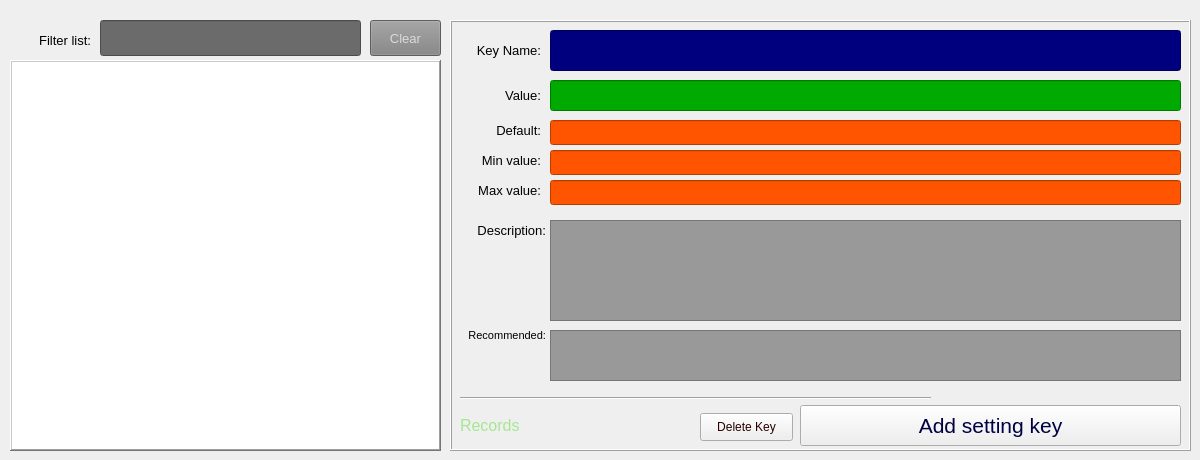
   <widget class="QWidget" name="stt">
    <attribute name="title">
     <string>Settings</string>
    </attribute>
    <widget class="QListWidget" name="lst_stt_keys">
     <property name="geometry">
      <rect>
       <x>10</x>
       <y>60</y>
       <width>431</width>
       <height>391</height>
      </rect>
     </property>
     <property name="font">
      <font>
       <pointsize>12</pointsize>
      </font>
     </property>
     <property name="toolTip">
      <string/>
     </property>
     <property name="styleSheet">
      <string notr="true">color: rgb(0, 0, 127);</string>
     </property>
     <property name="frameShape">
      <enum>QFrame::WinPanel</enum>
     </property>
     <property name="frameShadow">
      <enum>QFrame::Raised</enum>
     </property>
     <property name="editTriggers">
      <set>QAbstractItemView::NoEditTriggers</set>
     </property>
     <property name="wordWrap">
      <bool>true</bool>
     </property>
    </widget>
    <widget class="QFrame" name="frm_item">
     <property name="geometry">
      <rect>
       <x>450</x>
       <y>20</y>
       <width>741</width>
       <height>431</height>
      </rect>
     </property>
     <property name="frameShape">
      <enum>QFrame::Box</enum>
     </property>
     <property name="frameShadow">
      <enum>QFrame::Raised</enum>
     </property>
     <widget class="QLabel" name="label_2">
      <property name="geometry">
       <rect>
        <x>10</x>
        <y>160</y>
        <width>81</width>
        <height>21</height>
       </rect>
      </property>
      <property name="font">
       <font>
        <pointsize>10</pointsize>
       </font>
      </property>
      <property name="text">
       <string>Max value:</string>
      </property>
      <property name="alignment">
       <set>Qt::AlignRight|Qt::AlignTrailing|Qt::AlignVCenter</set>
      </property>
     </widget>
     <widget class="QLabel" name="label_3">
      <property name="geometry">
       <rect>
        <x>10</x>
        <y>130</y>
        <width>81</width>
        <height>21</height>
       </rect>
      </property>
      <property name="font">
       <font>
        <pointsize>10</pointsize>
       </font>
      </property>
      <property name="text">
       <string>Min value:</string>
      </property>
      <property name="alignment">
       <set>Qt::AlignRight|Qt::AlignTrailing|Qt::AlignVCenter</set>
      </property>
     </widget>
     <widget class="QLineEdit" name="txt_val">
      <property name="geometry">
       <rect>
        <x>100</x>
        <y>60</y>
        <width>631</width>
        <height>31</height>
       </rect>
      </property>
      <property name="font">
       <font>
        <pointsize>12</pointsize>
       </font>
      </property>
      <property name="toolTip">
       <string>Type @ if you want to explicitly set the value to a string.
Example:
    @some string
    @3.12</string>
      </property>
      <property name="styleSheet">
       <string notr="true">background-color: rgb(0, 170, 0);
color: rgb(0, 0, 127);
</string>
      </property>
      <property name="text">
       <string/>
      </property>
     </widget>
     <widget class="QLineEdit" name="txt_min">
      <property name="geometry">
       <rect>
        <x>100</x>
        <y>130</y>
        <width>631</width>
        <height>25</height>
       </rect>
      </property>
      <property name="font">
       <font>
        <pointsize>10</pointsize>
       </font>
      </property>
      <property name="toolTip">
       <string/>
      </property>
      <property name="styleSheet">
       <string notr="true">color: rgb(0, 0, 0);
background-color: rgb(255, 85, 0);</string>
      </property>
      <property name="text">
       <string/>
      </property>
     </widget>
     <widget class="QLineEdit" name="txt_def">
      <property name="geometry">
       <rect>
        <x>100</x>
        <y>100</y>
        <width>631</width>
        <height>25</height>
       </rect>
      </property>
      <property name="font">
       <font>
        <pointsize>10</pointsize>
       </font>
      </property>
      <property name="toolTip">
       <string>Type @ if you want to explicitly set the value to a string.
Example:
    @some string
    @3.12</string>
      </property>
      <property name="styleSheet">
       <string notr="true">color: rgb(0, 0, 0);
background-color: rgb(255, 85, 0);</string>
      </property>
      <property name="text">
       <string/>
      </property>
     </widget>
     <widget class="Line" name="line_2">
      <property name="geometry">
       <rect>
        <x>10</x>
        <y>370</y>
        <width>471</width>
        <height>16</height>
       </rect>
      </property>
      <property name="orientation">
       <enum>Qt::Horizontal</enum>
      </property>
     </widget>
     <widget class="QPushButton" name="btn_stt_apply">
      <property name="geometry">
       <rect>
        <x>350</x>
        <y>385</y>
        <width>381</width>
        <height>41</height>
       </rect>
      </property>
      <property name="font">
       <font>
        <pointsize>16</pointsize>
        <weight>50</weight>
        <bold>false</bold>
       </font>
      </property>
      <property name="styleSheet">
       <string notr="true">QPushButton {background-color: light grey; color: rgb(0, 0, 67);}
QPushButton:disabled { color: rgb(130, 130, 130);}
QPushButton:hover {background-color: qlineargradient(spread:pad, x1:0, y1:0.00568182, x2:0.98, y2:0.982955, stop:0 rgb(38, 19, 255), stop:1 rgb(150, 207, 207));}

</string>
      </property>
      <property name="text">
       <string>Add setting key</string>
      </property>
      <property name="autoDefault">
       <bool>false</bool>
      </property>
     </widget>
     <widget class="QLineEdit" name="txt_max">
      <property name="geometry">
       <rect>
        <x>100</x>
        <y>160</y>
        <width>631</width>
        <height>25</height>
       </rect>
      </property>
      <property name="font">
       <font>
        <pointsize>10</pointsize>
       </font>
      </property>
      <property name="toolTip">
       <string/>
      </property>
      <property name="styleSheet">
       <string notr="true">color: rgb(0, 0, 0);
background-color: rgb(255, 85, 0);</string>
      </property>
      <property name="text">
       <string/>
      </property>
     </widget>
     <widget class="QLabel" name="label_6">
      <property name="geometry">
       <rect>
        <x>10</x>
        <y>100</y>
        <width>81</width>
        <height>21</height>
       </rect>
      </property>
      <property name="font">
       <font>
        <pointsize>10</pointsize>
       </font>
      </property>
      <property name="text">
       <string>Default:</string>
      </property>
      <property name="alignment">
       <set>Qt::AlignRight|Qt::AlignTrailing|Qt::AlignVCenter</set>
      </property>
     </widget>
     <widget class="QTextEdit" name="txt_des">
      <property name="geometry">
       <rect>
        <x>100</x>
        <y>200</y>
        <width>631</width>
        <height>101</height>
       </rect>
      </property>
      <property name="font">
       <font>
        <pointsize>9</pointsize>
       </font>
      </property>
      <property name="styleSheet">
       <string notr="true">background-color: rgb(153, 153, 153);
color: rgb(0, 0, 0);
</string>
      </property>
      <property name="tabChangesFocus">
       <bool>true</bool>
      </property>
      <property name="cursorWidth">
       <number>1</number>
      </property>
     </widget>
     <widget class="QLabel" name="label_7">
      <property name="geometry">
       <rect>
        <x>5</x>
        <y>195</y>
        <width>91</width>
        <height>31</height>
       </rect>
      </property>
      <property name="font">
       <font>
        <pointsize>10</pointsize>
       </font>
      </property>
      <property name="text">
       <string>Description:</string>
      </property>
      <property name="alignment">
       <set>Qt::AlignRight|Qt::AlignTrailing|Qt::AlignVCenter</set>
      </property>
     </widget>
     <widget class="QTextEdit" name="txt_rec">
      <property name="geometry">
       <rect>
        <x>100</x>
        <y>310</y>
        <width>631</width>
        <height>51</height>
       </rect>
      </property>
      <property name="font">
       <font>
        <pointsize>9</pointsize>
       </font>
      </property>
      <property name="styleSheet">
       <string notr="true">background-color: rgb(153, 153, 153);
color: rgb(0, 0, 0);</string>
      </property>
      <property name="tabChangesFocus">
       <bool>true</bool>
      </property>
     </widget>
     <widget class="QLabel" name="label_8">
      <property name="geometry">
       <rect>
        <x>10</x>
        <y>65</y>
        <width>81</width>
        <height>21</height>
       </rect>
      </property>
      <property name="font">
       <font>
        <pointsize>10</pointsize>
       </font>
      </property>
      <property name="text">
       <string>Value:</string>
      </property>
      <property name="alignment">
       <set>Qt::AlignRight|Qt::AlignTrailing|Qt::AlignVCenter</set>
      </property>
     </widget>
     <widget class="QLabel" name="label_9">
      <property name="geometry">
       <rect>
        <x>10</x>
        <y>20</y>
        <width>81</width>
        <height>21</height>
       </rect>
      </property>
      <property name="font">
       <font>
        <pointsize>10</pointsize>
       </font>
      </property>
      <property name="text">
       <string>Key Name:</string>
      </property>
      <property name="alignment">
       <set>Qt::AlignRight|Qt::AlignTrailing|Qt::AlignVCenter</set>
      </property>
     </widget>
     <widget class="QLineEdit" name="txt_stt_key">
      <property name="geometry">
       <rect>
        <x>100</x>
        <y>10</y>
        <width>631</width>
        <height>41</height>
       </rect>
      </property>
      <property name="font">
       <font>
        <pointsize>14</pointsize>
        <weight>75</weight>
        <bold>true</bold>
       </font>
      </property>
      <property name="styleSheet">
       <string notr="true">color: rgb(253, 253, 0);
background-color: rgb(0, 0, 127);
</string>
      </property>
      <property name="text">
       <string/>
      </property>
      <property name="alignment">
       <set>Qt::AlignCenter</set>
      </property>
      <property name="cursorMoveStyle">
       <enum>Qt::LogicalMoveStyle</enum>
      </property>
     </widget>
     <widget class="QLabel" name="label_10">
      <property name="geometry">
       <rect>
        <x>5</x>
        <y>300</y>
        <width>91</width>
        <height>31</height>
       </rect>
      </property>
      <property name="font">
       <font>
        <pointsize>8</pointsize>
       </font>
      </property>
      <property name="text">
       <string>Recommended:</string>
      </property>
      <property name="alignment">
       <set>Qt::AlignRight|Qt::AlignTrailing|Qt::AlignVCenter</set>
      </property>
     </widget>
     <widget class="QPushButton" name="btn_stt_delete">
      <property name="geometry">
       <rect>
        <x>250</x>
        <y>393</y>
        <width>93</width>
        <height>28</height>
       </rect>
      </property>
      <property name="styleSheet">
       <string notr="true">QPushButton {background-color: light grey; color:rgb(40, 0, 0);}
QPushButton:disabled { color: rgb(130, 130, 130);}
QPushButton:hover {background-color: qlineargradient(spread:pad, x1:0, y1:0.00568182, x2:0.98, y2:0.982955, stop:0  rgb(175, 141, 141), stop:1 rgb(255, 89, 100));}</string>
      </property>
      <property name="text">
       <string>Delete Key</string>
      </property>
      <property name="autoDefault">
       <bool>false</bool>
      </property>
     </widget>
     <widget class="QLabel" name="lbl_stt_count">
      <property name="geometry">
       <rect>
        <x>10</x>
        <y>390</y>
        <width>171</width>
        <height>31</height>
       </rect>
      </property>
      <property name="font">
       <font>
        <pointsize>12</pointsize>
       </font>
      </property>
      <property name="styleSheet">
       <string notr="true">color: rgb(165, 231, 145);</string>
      </property>
      <property name="text">
       <string>Records</string>
      </property>
     </widget>
    </widget>
    <widget class="QLabel" name="label_14">
     <property name="geometry">
      <rect>
       <x>10</x>
       <y>30</y>
       <width>81</width>
       <height>21</height>
      </rect>
     </property>
     <property name="font">
      <font>
       <pointsize>10</pointsize>
      </font>
     </property>
     <property name="text">
      <string>Filter list:</string>
     </property>
     <property name="alignment">
      <set>Qt::AlignRight|Qt::AlignTrailing|Qt::AlignVCenter</set>
     </property>
    </widget>
    <widget class="QLineEdit" name="txt_stt_filter">
     <property name="geometry">
      <rect>
       <x>100</x>
       <y>20</y>
       <width>261</width>
       <height>36</height>
      </rect>
     </property>
     <property name="font">
      <font>
       <pointsize>12</pointsize>
      </font>
     </property>
     <property name="toolTip">
      <string>You can use AND and OR operators. In the same search, there can be only one type of operator, either AND or OR.
SPACE = AND operator
/ = OR operator

Example:
    caption win pos = caption AND win AND pos
    caption/win/pos = caption OR win OR pos</string>
     </property>
     <property name="styleSheet">
      <string notr="true">background-color: rgb(107, 107, 107);
color: rgb(0, 67, 0);</string>
     </property>
     <property name="text">
      <string/>
     </property>
    </widget>
    <widget class="QPushButton" name="btn_stt_clear_filter">
     <property name="geometry">
      <rect>
       <x>370</x>
       <y>20</y>
       <width>71</width>
       <height>36</height>
      </rect>
     </property>
     <property name="font">
      <font>
       <pointsize>10</pointsize>
      </font>
     </property>
     <property name="styleSheet">
      <string notr="true">background-color: rgb(130, 130, 130); 
color: rgb(218, 218, 218);</string>
     </property>
     <property name="text">
      <string>Clear</string>
     </property>
     <property name="autoDefault">
      <bool>false</bool>
     </property>
    </widget>
   </widget>
